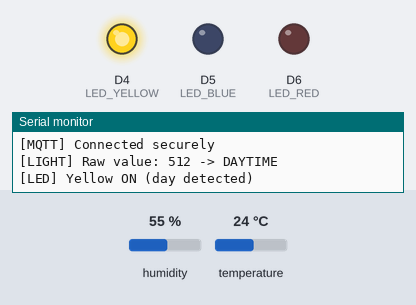
Bench run of a sketch on a simulated Arduino Uno R4 WiFi. Shown: output pins drawn as LEDs (lit = HIGH), the last lines printed to the serial monitor. Inputs (shaded band) come from the test bench; at power-on: temperature 24 °C, humidity 55 %. WiFi joins after 1.5 s; servers stay silent unless stated; no MQTT or app messages arrive unless stated.

Above: at 2.7 s.
2.8 s: temperature set to 41 °C
At 4.1 s:
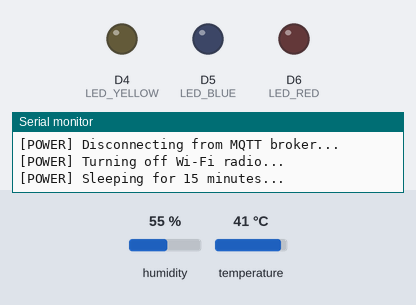
Timing chart, 0 to 5.8 s (numbered marks = the images above; inputs shaded):
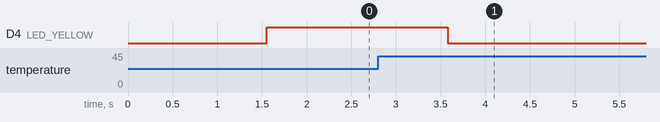

The sketch:

uno-r4-wifi-smart-farm.ino
```cpp
// ============================================================
// Smart Farm Node - Secure MQTT + Deep Sleep
// Sensor : DHT11 + Photoresistor
// LEDs   : Yellow (Day) | Blue (Night) | Red (Hot Temp)
// Board  : Arduino UNO R4 WiFi
// Phase 1: MQTTS (port 8883) + WiFiSSLClient
// Phase 2: Wake -> Publish -> Sleep cycle
// ============================================================

#include <WiFiS3.h>
#include "Adafruit_MQTT.h"
#include "Adafruit_MQTT_Client.h"
#include <DHT.h>

#define WIFI_SSID "YOUR_WIFI_NAME"
#define WIFI_PASS "YOUR_WIFI_PASSWORD"

#define AIO_SERVER "io.adafruit.com"
#define AIO_SERVERPORT 8883
#define AIO_USERNAME "YOUR_AIO_USERNAME"
#define AIO_KEY "YOUR_AIO_KEY"

#define NODE_ID "node-a"

#define DHT_PIN 2
#define DHT_TYPE DHT11
#define LED_YELLOW 4
#define LED_BLUE 5
#define LED_RED 6
#define LDR_PIN A0

#define LIGHT_THRESHOLD 500
#define TEMP_HOT 35

DHT dht(DHT_PIN, DHT_TYPE);
WiFiSSLClient sslClient;
Adafruit_MQTT_Client mqtt(&sslClient, AIO_SERVER, AIO_SERVERPORT, AIO_USERNAME, AIO_KEY);

Adafruit_MQTT_Publish tempFeed(&mqtt, AIO_USERNAME "/feeds/" NODE_ID ".temperature");
Adafruit_MQTT_Publish humFeed(&mqtt, AIO_USERNAME "/feeds/" NODE_ID ".humidity");
Adafruit_MQTT_Publish lightFeed(&mqtt, AIO_USERNAME "/feeds/" NODE_ID ".light");

#define SLEEP_MINUTES 15
#define SLEEP_MS (SLEEP_MINUTES * 60UL * 1000UL)

void connectWiFi();
void connectMQTT();
void allLedsOff();

void setup() {
  Serial.begin(9600);
  while (!Serial && millis() < 3000) {
  }

  pinMode(LED_YELLOW, OUTPUT);
  pinMode(LED_BLUE, OUTPUT);
  pinMode(LED_RED, OUTPUT);
  allLedsOff();

  dht.begin();
  connectWiFi();
}

void loop() {
  connectMQTT();

  const int lightValue = analogRead(LDR_PIN);
  const bool isDay = lightValue > LIGHT_THRESHOLD;

  Serial.print("[LIGHT] Raw value: ");
  Serial.print(lightValue);
  Serial.print(" -> ");
  Serial.println(isDay ? "DAYTIME" : "NIGHTTIME");

  if (isDay) {
    digitalWrite(LED_YELLOW, HIGH);
    digitalWrite(LED_BLUE, LOW);
    Serial.println("[LED] Yellow ON (day detected)");
  } else {
    digitalWrite(LED_YELLOW, LOW);
    digitalWrite(LED_BLUE, HIGH);
    Serial.println("[LED] Blue ON (night detected)");
  }

  delay(2000);

  const float temperature = dht.readTemperature();
  const float humidity = dht.readHumidity();

  if (isnan(temperature) || isnan(humidity)) {
    Serial.println("[ERROR] Failed to read DHT11");
    digitalWrite(LED_RED, LOW);
  } else {
    Serial.print("[SENSOR] Temp: ");
    Serial.print(temperature);
    Serial.print(" C | Humidity: ");
    Serial.print(humidity);
    Serial.println(" %");

    if (temperature >= TEMP_HOT) {
      digitalWrite(LED_RED, HIGH);
      Serial.println("[LED] Red ON - temperature too high!");
    } else {
      digitalWrite(LED_RED, LOW);
      Serial.println("[LED] Red OFF - temperature normal");
    }

    const bool tempOK = tempFeed.publish(temperature);
    const bool humOK = humFeed.publish(humidity);
    const bool lightOK = lightFeed.publish(lightValue);

    if (tempOK && humOK && lightOK) {
      Serial.println("[MQTT] All feeds published via MQTTS port 8883.");
    } else {
      Serial.println("[MQTT] One or more feeds failed - will retry next cycle.");
    }
  }

  Serial.println("[POWER] Turning off LEDs before sleep...");
  allLedsOff();

  Serial.println("[POWER] Disconnecting from MQTT broker...");
  mqtt.disconnect();

  Serial.println("[POWER] Turning off Wi-Fi radio...");
  WiFi.disconnect();
  WiFi.end();

  Serial.print("[POWER] Sleeping for ");
  Serial.print(SLEEP_MINUTES);
  Serial.println(" minutes...");

  delay(SLEEP_MS);
  Serial.println("[POWER] Waking up...");
  connectWiFi();
}

void connectWiFi() {
  Serial.print("[WiFi] Connecting to ");
  Serial.println(WIFI_SSID);

  WiFi.begin(WIFI_SSID, WIFI_PASS);

  int attempts = 0;
  while (WiFi.status() != WL_CONNECTED && attempts < 30) {
    delay(500);
    Serial.print('.');
    attempts++;
  }

  if (WiFi.status() == WL_CONNECTED) {
    Serial.println();
    Serial.println("[WiFi] Connected");
    Serial.print("[WiFi] IP: ");
    Serial.println(WiFi.localIP());
  } else {
    Serial.println();
    Serial.println("[WiFi] Connection failed");
  }
}

void connectMQTT() {
  if (mqtt.connected()) {
    return;
  }

  int8_t result;
  uint8_t retries = 3;

  while ((result = mqtt.connect()) != 0 && retries--) {
    Serial.println(mqtt.connectErrorString(result));
    mqtt.disconnect();
    delay(5000);
  }

  if (result == 0) {
    Serial.println("[MQTT] Connected securely");
  } else {
    Serial.println("[MQTT] Could not connect");
  }
}

void allLedsOff() {
  digitalWrite(LED_YELLOW, LOW);
  digitalWrite(LED_BLUE, LOW);
  digitalWrite(LED_RED, LOW);
}
```
